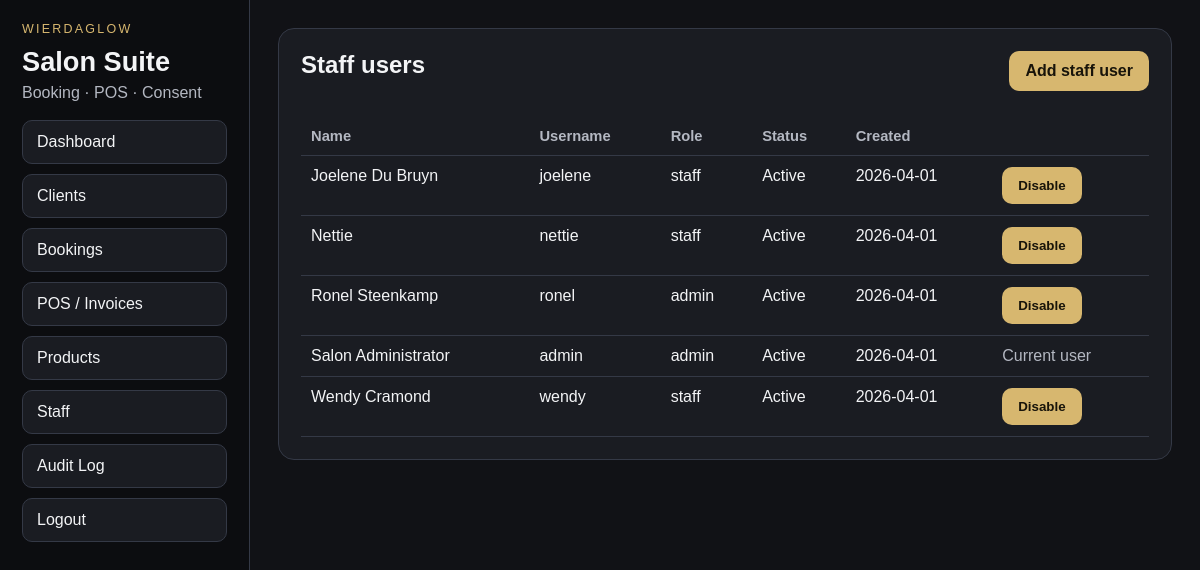
The app's page /staff (signed in) with its own data.
### tables this page shows
CREATE TABLE staff_users (
    id INTEGER PRIMARY KEY AUTOINCREMENT,
    username TEXT NOT NULL UNIQUE,
    password_hash TEXT NOT NULL,
    full_name TEXT NOT NULL,
    role TEXT NOT NULL DEFAULT 'staff',
    active INTEGER NOT NULL DEFAULT 1,
    created_at TEXT NOT NULL
);

### app.py (the view)
@app.route("/staff")
@admin_required
def staff_list():
    rows = get_db().execute("SELECT id, username, full_name, role, active, created_at FROM staff_users ORDER BY full_name").fetchall()
    return render_template("staff_list.html", staff=rows)

### app.py (called while the page is built)
def get_db() -> sqlite3.Connection:
    if "db" not in g:
        conn = sqlite3.connect(DB_PATH)
        conn.row_factory = sqlite3.Row
        conn.execute("PRAGMA foreign_keys = ON")
        g.db = conn
    return g.db

@app.before_request
def load_current_user() -> None:
    g.user = None
    user_id = session.get("user_id")
    if user_id:
        g.user = get_db().execute(
            "SELECT id, username, full_name, role, active FROM staff_users WHERE id = ?",
            (user_id,),
        ).fetchone()

@app.context_processor
def inject_globals() -> dict[str, Any]:
    return {
        "current_user": g.get("user"),
        "service_definitions": SERVICE_DEFINITIONS,
        "payment_methods": PAYMENT_METHODS,
        "booking_statuses": BOOKING_STATUSES,
    }

def admin_required(view):
    @wraps(view)
    def wrapped(*args, **kwargs):
        if g.user is None:
            return redirect(url_for("login"))
        if g.user["role"] != "admin":
            flash("Admin access required.", "error")
            return redirect(url_for("dashboard"))
        return view(*args, **kwargs)
    return wrapped

### templates/staff_list.html
{% extends 'base.html' %}
{% block content %}
<section class="panel">
  <div class="section-header"><h2>Staff users</h2><a class="button-link" href="{{ url_for('staff_new') }}">Add staff user</a></div>
  <div class="table-wrap"><table><thead><tr><th>Name</th><th>Username</th><th>Role</th><th>Status</th><th>Created</th><th></th></tr></thead><tbody>
    {% for user in staff %}
    <tr><td>{{ user.full_name }}</td><td>{{ user.username }}</td><td>{{ user.role }}</td><td>{{ 'Active' if user.active else 'Disabled' }}</td><td>{{ user.created_at[:10] }}</td><td>{% if user.id != current_user['id'] %}<form method="post" action="{{ url_for('staff_toggle', user_id=user.id) }}"><button type="submit">{{ 'Disable' if user.active else 'Enable' }}</button></form>{% else %}<span class="muted">Current user</span>{% endif %}</td></tr>
    {% else %}<tr><td colspan="6" class="muted">No staff users found.</td></tr>{% endfor %}
  </tbody></table></div>
</section>
{% endblock %}

### static/styles.css (style rules this page uses)
:root { --bg: #111216; --panel: #1a1c22; --panel-2: #23262f; --border: #343946; --text: #f3f4f6; --muted: #b4b8c2; --accent: #d7b76f; --danger: #ff7f7f; --success: #88d69b; }
* { box-sizing: border-box; }
body { margin: 0; font-family: Arial, Helvetica, sans-serif; background: var(--bg); color: var(--text); display: flex; min-height: 100vh; }
a { color: inherit; text-decoration: none; }
.panel { background: var(--panel); border: 1px solid var(--border); border-radius: 16px; padding: 22px; margin-bottom: 22px; }
h1, h2, h3 { margin-top: 0; }
.muted { color: var(--muted); }
.section-header { display: flex; justify-content: space-between; align-items: flex-start; gap: 16px; margin-bottom: 18px; }
button, .button-link { background: var(--accent); color: #18140a; border: none; border-radius: 10px; padding: 11px 16px; font-weight: 700; cursor: pointer; }
.table-wrap { overflow-x: auto; }
table { width: 100%; border-collapse: collapse; }
th, td { padding: 11px 10px; border-bottom: 1px solid var(--border); text-align: left; vertical-align: top; }
thead th { color: var(--muted); font-size: 0.92rem; }

### records on screen
staff_users: full_name "Joelene Du Bruyn", username "joelene", role "staff", active "Active", created_at "2026-04-01", active "Disable"
staff_users: full_name "Nettie", username "nettie", role "staff", active "Active", created_at "2026-04-01", active "Disable"
staff_users: full_name "Ronel Steenkamp", username "ronel", role "admin", active "Active", created_at "2026-04-01", active "Disable"
staff_users: full_name "Salon Administrator", username "admin", role "admin", active "Active", created_at "2026-04-01", shows "Current user"
staff_users: full_name "Wendy Cramond", username "wendy", role "staff", active "Active", created_at "2026-04-01", active "Disable"
